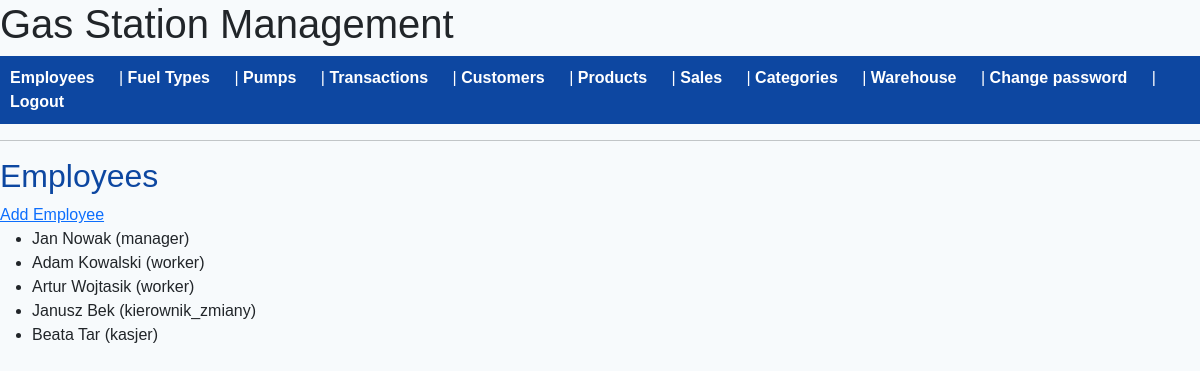
The app's page /employees (signed in), older data.
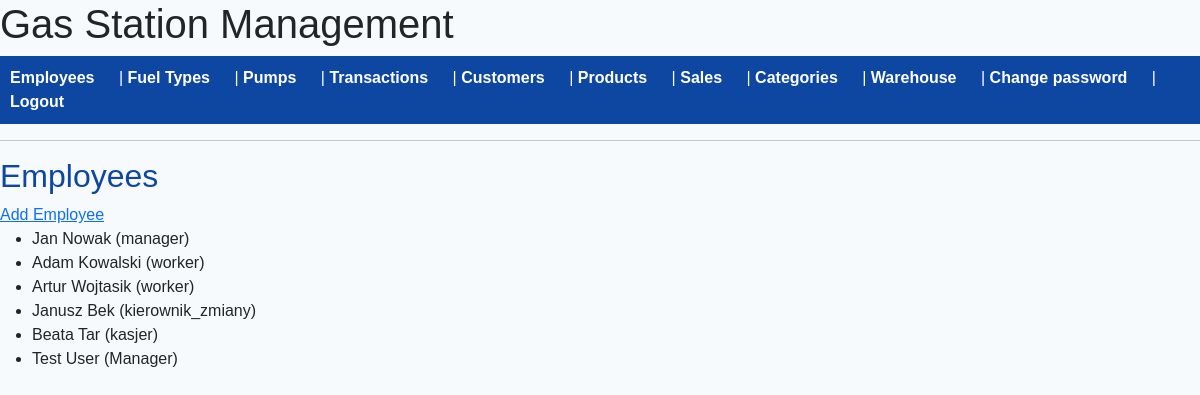
The same page, newer data.
### models/employee.py (models this page shows, shortened)
class Employee(db.Model):
    __tablename__ = 'employees'
    id = db.Column(db.Integer, primary_key=True)
    first_name = db.Column(db.String(50), nullable=False)
    last_name = db.Column(db.String(50), nullable=False)
    position = db.Column(db.String(50))
    user_id = db.Column(db.Integer, db.ForeignKey('users.id'), unique=True)
    user = relationship('User', backref='employee', uselist=False)

### app.py (the view)
@app.route('/employees')
@login_required
def employee_list():
    if current_user.role != 'manager':
        abort(403)
    employees = Employee.query.all()
    return render_template('employee_list.html', employees=employees)

### app.py (called while the page is built)
@login_manager.user_loader
def load_user(user_id):
    return User.query.get(int(user_id))

### templates/employee_list.html (shortened to what this page needs)
{% extends "base.html" %}
{% block content %}
    <h2>Employees</h2>
    <a href="{{ url_for('add_employee') }}">Add Employee</a>
    <ul>
        {% for employee in employees %}
            <li>{{ employee.first_name }} {{ employee.last_name }} ({{ employee.position }})</li>
        {% else %}
            <li>No employees yet.</li>
        {% endfor %}
    </ul>
{% endblock %}

Row changes from the older to the newer data that the page shows:
added Employee: first_name "Test", last_name "User", position "Manager"
